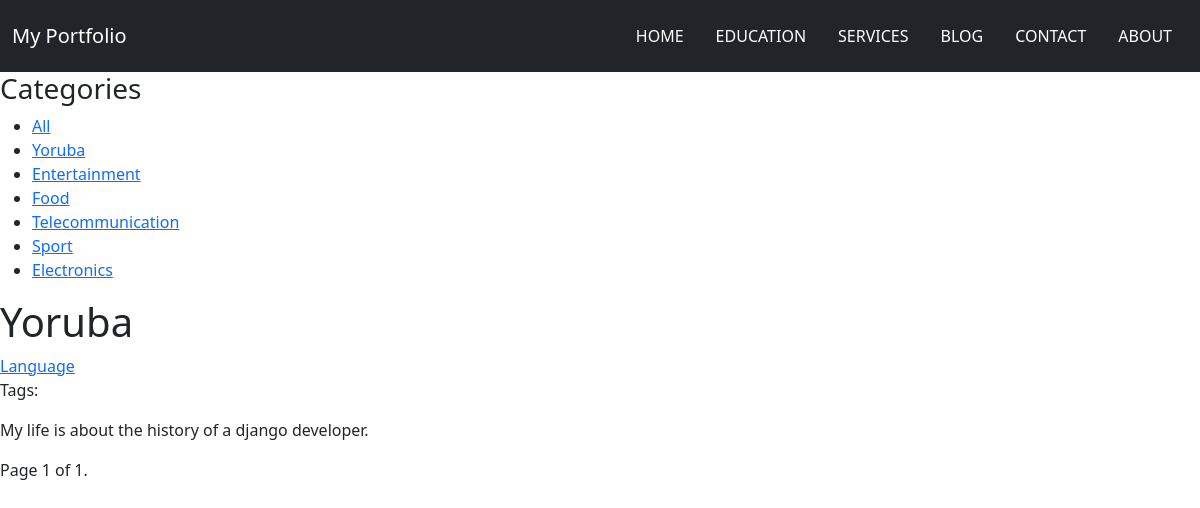
Screenshot of /yoruba/tag/ with the database file from the repository.
### blog/models.py (models this page shows, shortened)
class Category(models.Model):
    name=models.CharField(max_length=25)
    slug=models.SlugField(max_length=25)
    def get_absolute_url(self):
        return reverse('blog:post_list_by_category', args=[self.slug])

class Post(models.Model):
    title=models.CharField(max_length=50)
    slug=models.SlugField(max_length=50)
    author=models.ForeignKey(User, on_delete=models.CASCADE)
    body=models.TextField(max_length=1000)
    category=models.ForeignKey(Category, on_delete=models.CASCADE)
    updated=models.DateTimeField(auto_now=True)
    created=models.DateTimeField(auto_now_add=True)
    tags = TaggableManager()
    class Meta:
        ordering=('-created',)
    def get_absolute_url(self):
        return reverse('blog:postdetail',args=[self.id,self.slug])

### blog/views.py (the view)
# urls.py: path('',views.PostList,name='postlist'),
def PostList(request, slug=None, tag_slug=None):
    category=None
    categories=Category.objects.all()
    posts =Post.objects.all()
    tag = None
    if tag_slug:
        tag = get_object_or_404(Tag, slug=tag_slug)
        posts = posts.filter(tags__in=[tag])
    paginator = Paginator(posts, 2) # 3 posts in each page
    page = request.GET.get('page')
    try:
        posts = paginator.page(page)
    except PageNotAnInteger:
        posts = paginator.page(1)
    except EmptyPage:
        posts = paginator.page(paginator.num_pages)
    if slug:
        category=get_object_or_404(Category,slug=slug)
        posts =Post.objects.all()
        posts=posts.filter(category=category)
        paginator = Paginator(posts, 2) # 3 posts in each page
        page = request.GET.get('page')
        try:
            posts = paginator.page(page)
        except PageNotAnInteger:
            posts = paginator.page(1)
        except EmptyPage:
            posts = paginator.page(paginator.num_pages)
    context={
        'tag':tag,
        'Posts':posts,
        'categories':categories,
        'category':category
    }
    return render(request,'blog/postlist.html',context)

### blog/templates/blog/postlist.html (shortened to what this page needs)
{% extends "base.html" %}
{% load static %}
{% block content %}
<div id="sidebar">
  <h3>Categories</h3>
  <ul>
      <li {% if not category %}class="selected"{% endif %}>
        <a href="{% url "blog:postlist" %}">All</a>
      </li>
      {% for c in categories %}
          <li {% if category.slug == c.slug %}class="selected"
              {% endif %}>
              <a href="{{ c.get_absolute_url }}">{{ c.name }}</a>
          </li>
      {% endfor %}
  </ul>
</div>
<div id="main" class="product-list">
  <h1>{% if category %}{{ category.name }}{% else %}Blog
  {% endif %}</h1>
  {% for post in Posts %}
  <div class="item">
      <a href="{{ post.get_absolute_url }}">
          {{ post.title }}
      </a>
      <p class="tags">
        Tags:
        </p>
      <p>{{ post.body }}</p>
  </div>
  {% endfor %}
</div>
{% include "blog/pagination.html" with page=Posts %}
{% endblock %}

### rows the page displays
Category: name "Yoruba"
Category: name "Entertainment"
Category: name "Food"
Category: name "Telecommunication"
Category: name "Sport"
Category: name "Electronics"
Post: title "Language", body "My life is about the history of a django developer."

### other values shown
{{ page.number }} "1"
{{ page.paginator.num_pages }} "1"
